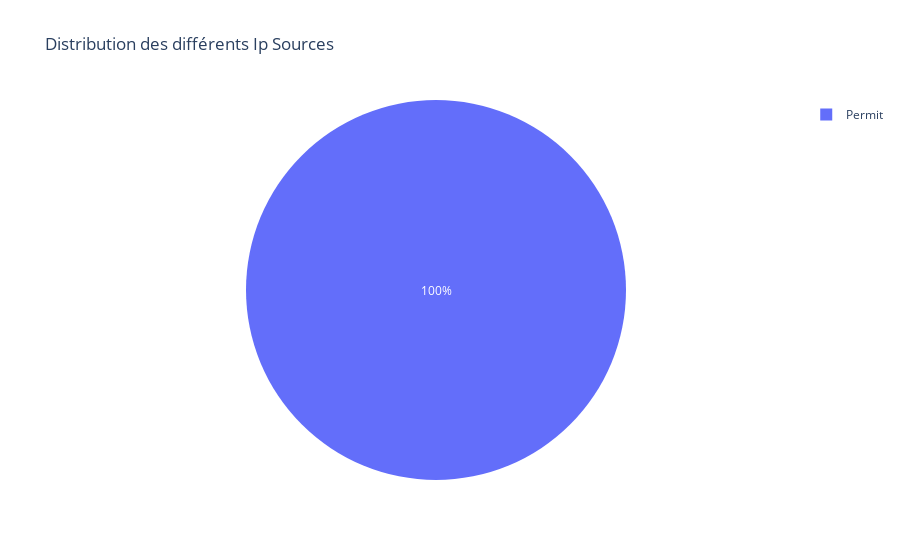

Notebook code cell kept with this figure:
### Code cell
# Graphique 8 : Action en fonction de l'adresse IP source la plus représentée dans la base de données 

df_action_top1_ipsource=df.loc[df.ipsrc=="109.234.162.235"] 

action_top1_ipsource=df_action_top1_ipsource.action.value_counts()
action_top1_ipsource=pd.DataFrame(action_top1_ipsource.reset_index())

fig_ipsource_action = px.pie(action_top1_ipsource,values="action", names="index", title="Distribution des différents Ip Sources")
fig_ipsource_action.show()

### Figure 1 — Plotly figure (JSON) as saved in the notebook; plotly's stock layout.template omitted (floating-point values rounded to 4 significant figures)
{"data": [{"domain": {"x": [0, 1], "y": [0, 1]}, "hovertemplate": "index=%{label}<br>action=%{value}<extra></extra>", "labels": ["Permit"], "legendgroup": "", "name": "", "showlegend": true, "type": "pie", "values": [1105291]}], "layout": {"legend": {"tracegroupgap": 0}, "title": {"text": "Distribution des différents Ip Sources"}}}
